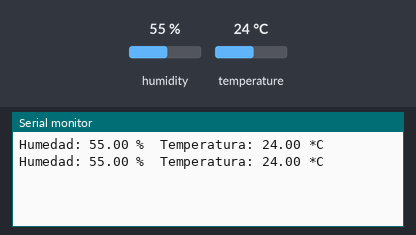
The program below on a simulated ESP32. Shown: the last lines printed to the serial monitor. Inputs (shaded band) come from the test bench; at power-on: humidity 55 %, temperature 24 °C.

Above: at 4.8 s.
4.9 s: humidity set to 22 %
At 7.3 s:
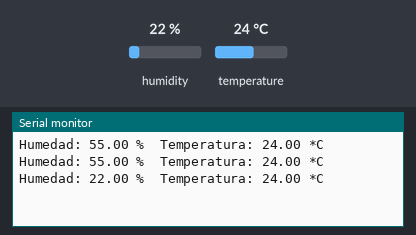
7.9 s: temperature set to 12 °C
At 8.5 s:
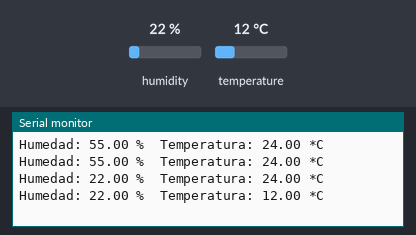
10.9 s: humidity set to 40 %
At 13.3 s:
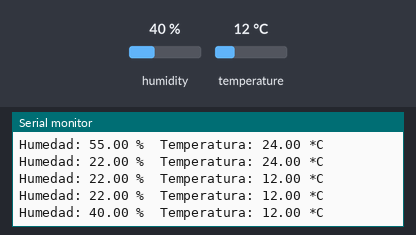
Timing chart, 0 to 14.8 s (numbered marks = the images above; inputs shaded):
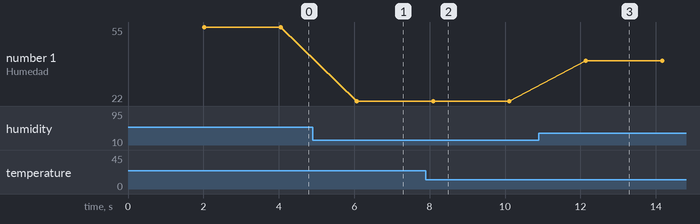

The program:

main.cpp
```cpp
// Lenguaje: C++ (Arduino)
#include <Adafruit_Sensor.h>
#include <DHT.h>

// Definir el pin al que está conectado el sensor DHT11
#define DHTPIN 13

// Definir el tipo de sensor DHT
#define DHTTYPE DHT11

// Crear una instancia del sensor DHT
DHT dht(DHTPIN, DHTTYPE);

void setup() {
  // Iniciar la comunicación serie
  Serial.begin(115200);

  // Iniciar el sensor DHT
  dht.begin();
}

void loop() {
  // Esperar 2 segundos entre lecturas
  delay(2000);

  // Leer la humedad
  float h = dht.readHumidity();
  // Leer la temperatura en grados Celsius
  float t = dht.readTemperature();

  // Verificar si alguna lectura falló
  if (isnan(h) || isnan(t)) {
    Serial.println("Error al leer del sensor DHT!");
    return;
  }

  // Imprimir los valores leídos en el monitor serie
  Serial.print("Humedad: ");
  Serial.print(h);
  Serial.print(" %\t");
  Serial.print("Temperatura: ");
  Serial.print(t);
  Serial.println(" *C");
}
```

Measured:
- after the input at 4.9 s, the serial monitor: prints a new line after 1.2 s (image 1)
- after the input at 7.9 s, the serial monitor: prints a new line after 0.19 s (image 2)
- after the input at 10.9 s, the serial monitor: prints a new line after 1.2 s (image 3)
- plotted number 1: 55 → 22 after the input at 4.9 s, 22 → 40 after the input at 10.9 s
